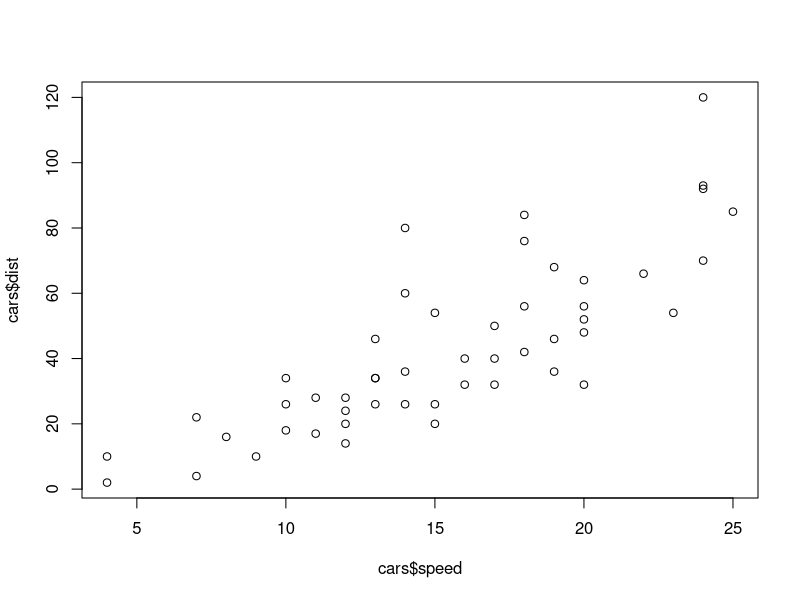
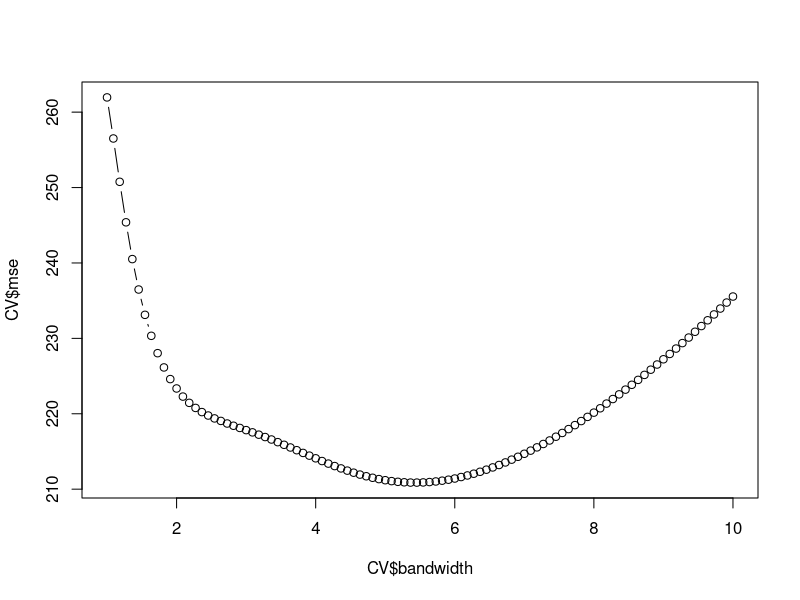
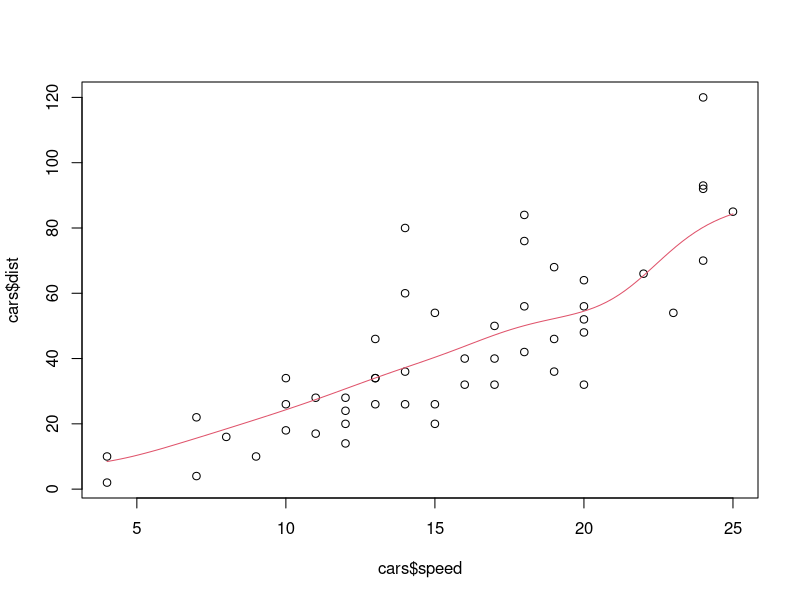

Recreate these plots in R, in order.
## ---- chunk 1
attach(cars)
head(cars)
plot(cars$speed, cars$dist)
## ---- chunk 2
cv <- function(data, used.function, bandwidth.grid)
{
  n <- nrow(data)
  mse <- matrix(, nrow=length(bandwidth.grid), ncol=2)
  for (b in 1:length(bandwidth.grid)){
    cv.value <- rep(0, n-1)
    for (i in 1:(n-1)){
      new.data <- data[-i,]
      funcargs <- list(reg.x=new.data[,1],reg.y=new.data[,2],x=data[i,1], h = bandwidth.grid[b])
      cv.value[i] <- do.call(used.function, funcargs)
    }
    mse[b,] <- c(bandwidth.grid[b], 1/n*sum((new.data[,2]-cv.value)^2))
  }
  
  ## MSE
  colnames(mse) <- c("bandwidth", "mse")
  return(mse)
}

### kernel estimator usind nadaraya-watson:
fcn1 <- function(reg.x, reg.y, x, h){
  return(ksmooth(reg.x, reg.y, x.point = x, kernel = "normal", bandwidth = h)$y)
}

### CV-score for kernel estimator:
CV <- as.data.frame(cv(cbind(speed, dist), fcn1, seq(1,10,length.out=100)))
plot(CV$bandwidth, CV$mse, type="b")
CV[which(CV$mse == min(CV$mse)),]
## ---- chunk 3
plot(cars$speed, cars$dist)
lines(ksmooth(cars$speed, cars$dist, kernel = "normal", bandwidth = 5.4545), col=2)
